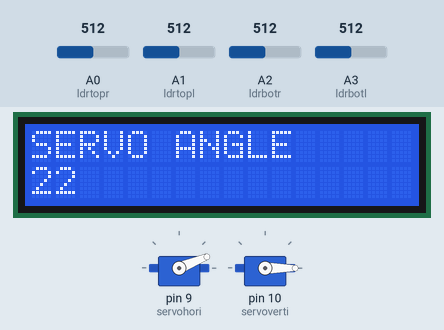
This sketch was run on a simulated Arduino Uno, built with avr-gcc and run on an emulated ATmega328P. Shown: 2 × servo, 16×2 character LCD. The test bench sets the inputs (shaded band); at power-on: A2 (ldrbotr) = 512, A0 (ldrtopr) = 512, A1 (ldrtopl) = 512, A3 (ldrbotl) = 512.

Above: at 1.2 s.
1.3 s: A2 (ldrbotr) set to 526
At 9.37 s:
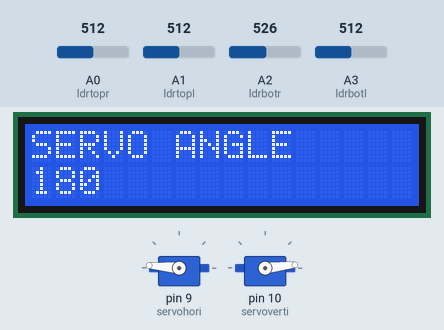
10.4 s: A0 (ldrtopr) set to 526
At 12.0 s:
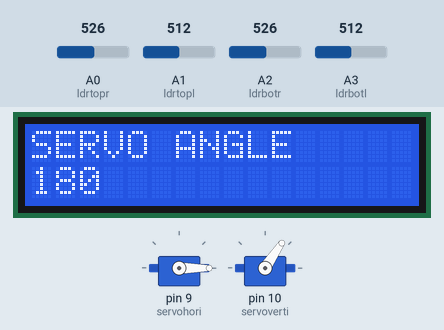
19.5 s: A1 (ldrtopl) set to 523
At 20.9 s:
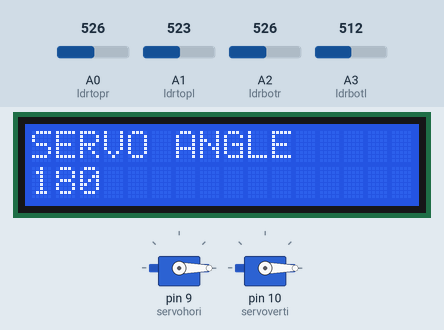
28.6 s: A3 (ldrbotl) set to 716
At 32.6 s:
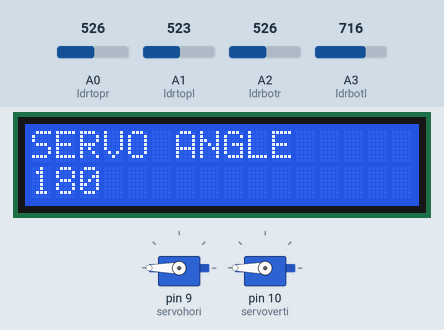
37.7 s: A0 (ldrtopr) set to 716
At 42.4 s:
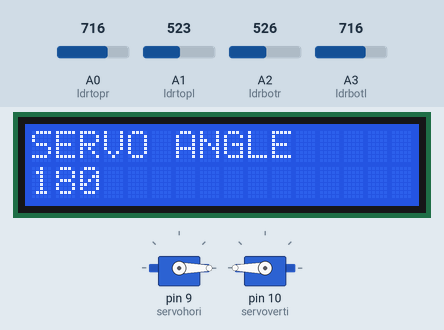
46.8 s: A1 (ldrtopl) set to 716
At 47.27 s:
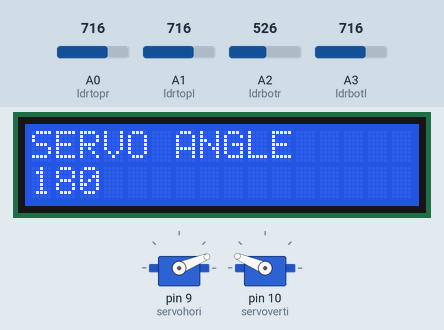
Timing chart, 0 to 52.0 s (numbered marks = the images above; inputs shaded):
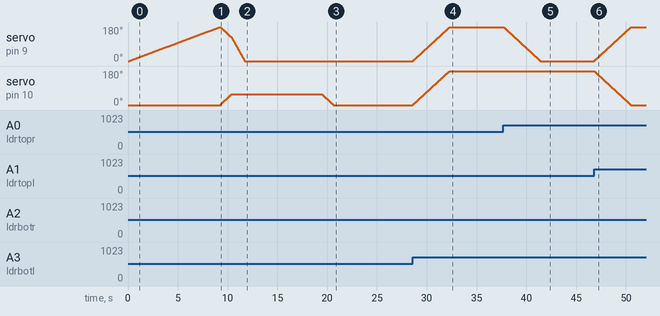

The sketch:

SOLARTACKER.ino
```cpp
#include <Servo.h>
#include <LiquidCrystal.h>

LiquidCrystal lcd(12,11,5,4,3,2);


Servo servohori;
int servoh = 0;
int servohLimitHigh = 90;
int servohLimitLow = 0;

Servo servoverti;
int servov = 0;
int servovLimitHigh = 90;
int servovLimitLow = 0;
//Assigning LDRs
int ldrtopl = 1; //top left LDR green
int ldrtopr = 0; //top right LDR yellow
int ldrbotl = 3; // bottom left LDR blue
int ldrbotr = 2; // bottom right LDR orange
void write_angle_lcd(int pos)
{
  lcd.setCursor(0,1);
  lcd.print(pos);
  lcd.print(" ");

}


 void setup ()
 {

  servohori.attach(9);
  servohori.write(0);
  servoverti.attach(10);
  servoverti.write(0);
 lcd.begin(16,2);
 lcd.print("SERVO ANGLE");
 lcd.setCursor(0,1);


 }

void loop()
{

  servoh = servohori.read();
  servov = servoverti.read();
  //capturing analog values of each LDR
  int topl = analogRead(ldrtopl);
  int topr = analogRead(ldrtopr);
  int botl = analogRead(ldrbotl);
  int botr = analogRead(ldrbotr);
  // calculating average
  int avgtop = (topl + topr) / 2; //average of top LDRs
  int avgbot = (botl + botr) / 2; //average of bottom LDRs
  int avgleft = (topl + botl) / 2; //average of left LDRs
  int avgright = (topr + botr) / 2; //average of right LDRs

  if (avgtop < avgbot)
  {
    servoverti.write(servov +1);
    if (servov > servovLimitHigh)
     {
      servov = servovLimitHigh;
     }
    delay(10);
  }
  else if (avgbot < avgtop)
  {
    servoverti.write(servov -1);
    if (servov < servovLimitLow)
  {
    servov = servovLimitLow;
  }
    delay(10);
    }
  else
  {
    servoverti.write(servov);
  }

  if (avgleft > avgright)
  {
    servohori.write(servoh +1);
    if (servoh > servohLimitHigh)
    {
    servoh = servohLimitHigh;
    }
    delay(10);
  }
  else if (avgright > avgleft)
  {
    servohori.write(servoh -1);
    if (servoh < servohLimitLow)
     {
     servoh = servohLimitLow;
     }
    delay(10);
  }
  else if (avgleft ==avgright)
  {

int pos;
for(pos= 0; pos <= 180; pos +=1){

  servohori.write(pos);
  write_angle_lcd(pos);
  delay(50);
}
}
}
```

Measured:
- the behaviour switches between 513 and 514 on A2 (ldrbotr) (found by bisection; images 0 and 1)
- the behaviour switches between 525 and 526 on A0 (ldrtopr) (found by bisection; images 1 and 2)
- the behaviour switches between 513 and 514 on A1 (ldrtopl) (found by bisection; images 2 and 3)
- after the input at 1.3 s, servo on pin 10 (servoverti): moves from 0° to 56° over 1.1 s, starting after 8.0 s
- after the input at 10.4 s, servo on pin 10 (servoverti): stays 56° (without the input it goes to 57° after 0.01 s)
- after the input at 19.5 s, servo on pin 10 (servoverti): moves from 56° to 0° over 1.1 s, starting at once
- after the input at 28.6 s, servo on pin 9 (servohori), servo on pin 10 (servoverti): moves from 0° to 180° over 3.7 s, starting at once
- after the input at 37.7 s, servo on pin 9 (servohori): moves from 180° to 0° over 3.7 s, starting at once
- after the input at 46.8 s, servo on pin 9 (servohori): moves from 0° to 180° over 3.7 s, starting at once; servo on pin 10 (servoverti): moves from 180° to 0° over 3.7 s, starting at once
